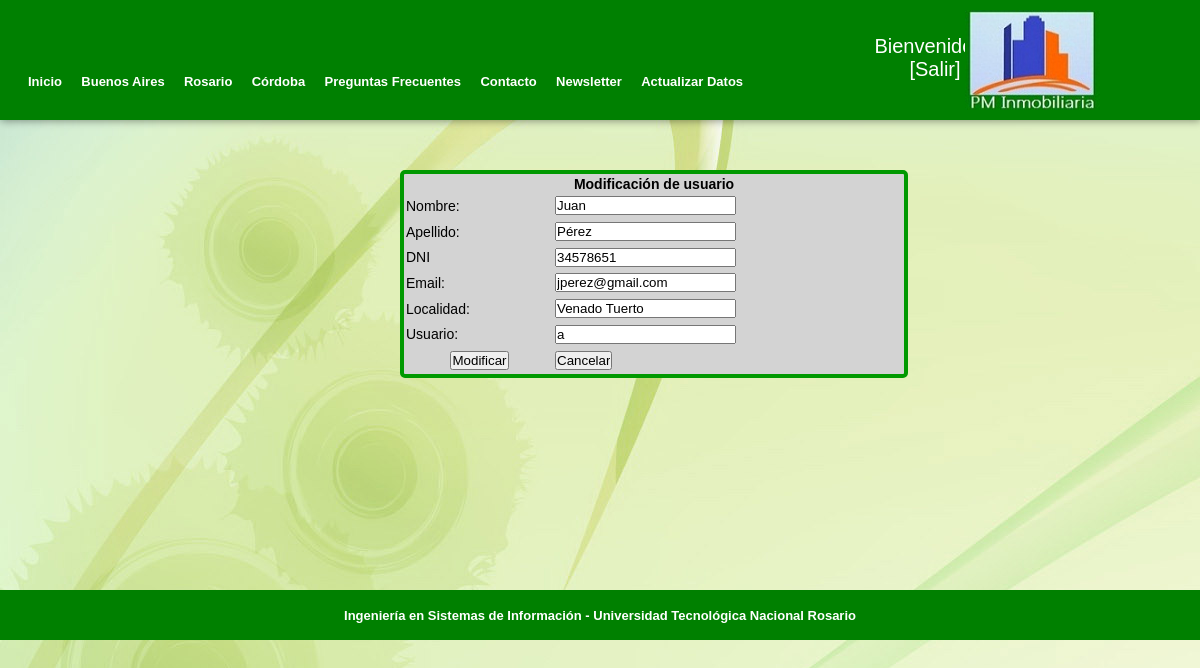
The app's page /ActualizarDatos.php (signed in) with its own data.
### tables this page shows
CREATE TABLE `usuarios` (
  `nombre` varchar(15) NOT NULL,
  `apellido` varchar(15) NOT NULL,
  `dni` int(8) NOT NULL,
  `provincia` varchar(25) NOT NULL,
  `localidad` varchar(25) NOT NULL,
  `email` varchar(35) NOT NULL,
  `usuario` varchar(15) NOT NULL,
  `contraseña` varchar(15) NOT NULL,
  `tipo` varchar(10) NOT NULL,
  PRIMARY KEY (`usuario`)
);

### ActualizarDatos.php (the view, shortened to what this page needs)
<!DOCTYPE html PUBLIC "-//W3C//DTD XHTML 1.0 Transitional//EN" "http://www.w3.org/TR/xhtml1/DTD/xhtml1-transitional.dtd">
<html xmlns="http://www.w3.org/1999/xhtml">
<head>
<link rel="stylesheet" type="text/css" href="header.css"/>
<link rel="stylesheet" type="text/css" href="posicionamientoPrincipal.css"/>
<link rel="stylesheet" type="text/css" href="estiloPrincipal.css"/>
<link rel="stylesheet" type="text/css" href="base.css"/>
<link rel="stylesheet" type="text/css" href="elementos.css"/>
<link rel="stylesheet" type="text/css" href="footer.css"/>
<link rel="stylesheet" type="text/css" href="body.css"/>
<link rel="stylesheet" type="text/css" href="botones.css"/>
</head>
<body>
<div id="header">
      <div id="cont_header_h">
            <div id="menu_header_h">
			<a href="principalUsuario.php" target="_self" >Inicio</a>
			<a href="BuenosAiresLogueado.php" target="_self"  >Buenos Aires</a>
			<a href="RosarioLogueado.php" target="_self" >Rosario</a>
			<a href="CordobaLogueado.php" target="_self" >Córdoba</a>
			<a href="PreguntasFrecuentes.php" target="_self" >Preguntas Frecuentes</a>
			<a href="Contacto.php" target="_self"  >Contacto</a>
			<a href="Newsletter.php" target="_self">Newsletter</a>
			<a href="ActualizarDatos.php" target="_self">Actualizar Datos</a>
			</div>
		  </div>
		   <div id="nombre_sesion">
		  <?php
		echo "Bienvenido: ".$_SESSION['usuario'];
		  ?>
		  <br />
		  <a class="link_salir" name="s"  href="salir.php">[Salir]</a>
		  </div>
		  <a href="principalUsuario.php"><img class="logo" src="imagen/logo.jpg" alt="Imagen Logo"
				title="Imagen Logo" /></a>
</div>
<div id="contenido" class="menuModif">
<?php
include ("conexion.inc");
$vUsuario = $_SESSION['usuario'];
$vSql = "SELECT * FROM usuarios WHERE usuario ='$vUsuario' ";
$vResultado = mysql_query($vSql, $link) or die (mysql_error());;
$fila = mysql_fetch_array($vResultado);
if(mysql_num_rows($vResultado) == 0) {
       echo ("El usuario no existe <br>");
       echo ("<A href='FormModiIni.html'>Continuar</A>");
}
else{
?>
<div id="formModiPHP">
<FORM  action="ActualizarDatos2.php" method="POST" name="actualizarDatos" id="actualizarDatos">
<table id="tableModiPHP">
<thead>
  	<tr>
		<th colspan="2">Modificación de usuario</th>
	</tr>
  </thead>
  <tbody>
<tr>
      <td width="103"> Nombre: </td>
      <td width="243"> <input type="TEXT"  name="nombre" size="20" maxlength="20" value="<?php echo($fila['nombre']); ?>">	  </td>
</tr>
<tr>
        <td width="103"> Apellido: </td>
     <td width="243"> <input type="TEXT"  name="apellido" size="20" maxlength="20"
     value="<?php echo($fila['apellido']); ?>">           </td>
        </tr>
        <tr>
             <td width="103"> DNI </td>
             <td width="243"> <input type="TEXT"  name="dni" size="20" maxlength="20"
              value="<?php echo($fila['dni']); ?>">             </td>
</tr>
<tr>
      <td width="103"> Email: </td>
           <td width="243"> <input type="TEXT"  name="email" size="20" maxlength="40"
       value="<?php echo($fila['email']); ?>">              </td>
        </tr>
<tr>
  <td>Localidad:</td>
  <td><input type="TEXT"  name="localidad" size="20" maxlength="40"
       value="<?php echo($fila['localidad']); ?>">
	   	   </td>
</tr>
<tr>
  <td>Usuario:</td>
  <td><input type="TEXT"  name="usuario" size="20" maxlength="40"
       value="<?php echo($fila['usuario']); ?>" readonly="">              </td>
</tr>
       <tr>
      <td colspan="1" align="center"> <input type="SUBMIT"  name="Submit" value="Modificar">     </td>
	  <td colspan="1" align="left">	<a href="FormModiIni.html"><input type="button"  name="Submit" value="Cancelar" onclick="FormModiIni.html"></a>           </td>
        </tr>
		</tbody>
</table>
</FORM>
<?php
}
?>
</div>
</div>
<div id="footer"><div id="footerhijo">Ingeniería en Sistemas de Información - Universidad Tecnológica Nacional Rosario</div></div>
</body>
</html>

### header.css (style rules this page uses)
a, a img { border:none; text-decoration:none; outline:none; }
* { margin:0; padding:0; }
#header { float:left; border-color:#009900; }
#cont_header_h { float:left; width:850px; height:110px; margin-left:20px; overflow:hidden; position:relative; }
.logo { position:absolute; top:10px; right:100px; float:left; width:135px; height:100px; }
#menu_header_h { float:left; position:absolute; bottom: 10px; right:100px; width:750px; }
#menu_header_h a { display:inline-block; height:33px; font:bold 13px Arial, Helvetica, sans-serif; color:#FFFFFF; margin-top:37px; text-align:center; padding: 5px 8px 0 8px; line-height: 30px; }
#nombre_sesion { color:#FFFFFF; font-size:20px; font:bold; text-align:center; margin-right:200px; margin-top:35px; }
.link_salir { color:#FFFFFF; text-align:center; }

### posicionamientoPrincipal.css (style rules this page uses)
body { background-image:url(imagen/Fondo.jpg); }
#contenido { margin-left:100px; clear:left; }
#formModi, #formModiPHP { margin-top:50px; margin-left:300px; margin-bottom:50px; height:200px; width:500px; float:left; border-radius: 5px; border: 4px solid #009900; background-color:#D3D3D3; }
#tableModi, #tableModiPHP { height:200px; font-family:Arial, Helvetica, sans-serif; font-size:14px; width:500px; }
.menuModif, .menuAltaModif, .menuBajaModif, .menuAltaInm, .menuEstadoInm, .menuPrecioInm, .menuBajaInm, .menuRegistro, .Newsletter { height:470px; }

### base.css (style rules this page uses)
a, a img { border:none; outline:none; text-decoration:none; }
* { margin:0; padding:0; }
body { background-color:#F4F4F4; font-family:Arial, Helvetica, sans-serif; font-size:12px; font-style:normal; font-variant:normal; font-weight:normal; line-height:normal; margin:0; }
#header { -webkit-box-shadow:rgba(0, 0, 0, 0.4) 1px 1px 8px; background-image:url(imagen/fondoheader.jpg); box-shadow:rgba(0, 0, 0, 0.4) 1px 1px 8px; height:120px; overflow:hidden; position:relative; width:100%; z-index:10; }
#footer { background-color:#008000; background-position:50% 100%; overflow:hidden; width:100%; height:50px; text-align:center; display: table; font:bold 13px Arial, Helvetica, sans-serif; }
#footerhijo { display: table-cell; vertical-align: middle; color:#FFFFFF; }

### footer.css (style rules this page uses)
* { margin:0; padding:0; }

### body.css (style rules this page uses)
a, a img { border:none; text-decoration:none; outline:none; }
* { margin:0; padding:0; }

### records on screen
usuarios: nombre "Juan", apellido "Pérez", dni "34578651", email "jperez@gmail.com", localidad "Venado Tuerto", usuario "a"
